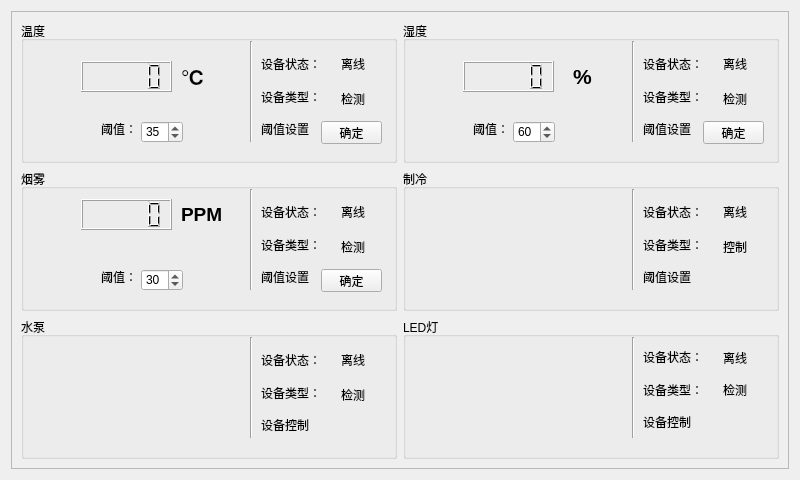
<?xml version="1.0" encoding="UTF-8"?>
<ui version="4.0">
 <class>homeForm</class>
 <widget class="QWidget" name="homeForm">
  <property name="geometry">
   <rect>
    <x>0</x>
    <y>0</y>
    <width>800</width>
    <height>480</height>
   </rect>
  </property>
  <property name="maximumSize">
   <size>
    <width>800</width>
    <height>480</height>
   </size>
  </property>
  <property name="windowTitle">
   <string>Form</string>
  </property>
  <property name="autoFillBackground">
   <bool>true</bool>
  </property>
  <layout class="QGridLayout" name="gridLayout">
   <item row="0" column="1">
    <widget class="QScrollArea" name="scrollArea">
     <property name="minimumSize">
      <size>
       <width>100</width>
       <height>50</height>
      </size>
     </property>
     <property name="widgetResizable">
      <bool>true</bool>
     </property>
     <widget class="QWidget" name="scrollAreaWidgetContents">
      <property name="geometry">
       <rect>
        <x>0</x>
        <y>0</y>
        <width>780</width>
        <height>460</height>
       </rect>
      </property>
      <layout class="QGridLayout" name="gridLayout_2">
       <item row="1" column="0">
        <widget class="QGroupBox" name="groupBox_5">
         <property name="title">
          <string>烟雾</string>
         </property>
         <widget class="Line" name="line_3">
          <property name="geometry">
           <rect>
            <x>220</x>
            <y>20</y>
            <width>20</width>
            <height>101</height>
           </rect>
          </property>
          <property name="orientation">
           <enum>Qt::Vertical</enum>
          </property>
         </widget>
         <widget class="QSpinBox" name="gasspinBox">
          <property name="geometry">
           <rect>
            <x>120</x>
            <y>100</y>
            <width>42</width>
            <height>22</height>
           </rect>
          </property>
          <property name="value">
           <number>30</number>
          </property>
         </widget>
         <widget class="QLabel" name="label_10">
          <property name="geometry">
           <rect>
            <x>80</x>
            <y>100</y>
            <width>31</width>
            <height>16</height>
           </rect>
          </property>
          <property name="text">
           <string>阈值：</string>
          </property>
         </widget>
         <widget class="QLCDNumber" name="gasNumber">
          <property name="geometry">
           <rect>
            <x>60</x>
            <y>30</y>
            <width>91</width>
            <height>31</height>
           </rect>
          </property>
         </widget>
         <widget class="QLabel" name="label_19">
          <property name="geometry">
           <rect>
            <x>160</x>
            <y>30</y>
            <width>51</width>
            <height>31</height>
           </rect>
          </property>
          <property name="text">
           <string>&lt;html&gt;&lt;head/&gt;&lt;body&gt;&lt;p&gt;&lt;span style=&quot; font-size:14pt; font-weight:600;&quot;&gt;PPM&lt;/span&gt;&lt;/p&gt;&lt;/body&gt;&lt;/html&gt;</string>
          </property>
         </widget>
         <widget class="QPushButton" name="gasButton">
          <property name="geometry">
           <rect>
            <x>300</x>
            <y>100</y>
            <width>61</width>
            <height>23</height>
           </rect>
          </property>
          <property name="text">
           <string>确定</string>
          </property>
         </widget>
         <widget class="QLabel" name="label_33">
          <property name="geometry">
           <rect>
            <x>320</x>
            <y>70</y>
            <width>31</width>
            <height>16</height>
           </rect>
          </property>
          <property name="text">
           <string>检测</string>
          </property>
         </widget>
         <widget class="QLabel" name="gasStatelabel">
          <property name="geometry">
           <rect>
            <x>320</x>
            <y>35</y>
            <width>31</width>
            <height>16</height>
           </rect>
          </property>
          <property name="text">
           <string>离线</string>
          </property>
         </widget>
         <widget class="QWidget" name="layoutWidget">
          <property name="geometry">
           <rect>
            <x>240</x>
            <y>30</y>
            <width>62</width>
            <height>91</height>
           </rect>
          </property>
          <layout class="QVBoxLayout" name="verticalLayout_3">
           <item>
            <widget class="QLabel" name="label_12">
             <property name="text">
              <string>设备状态：</string>
             </property>
            </widget>
           </item>
           <item>
            <widget class="QLabel" name="label_11">
             <property name="text">
              <string>设备类型：</string>
             </property>
            </widget>
           </item>
           <item>
            <widget class="QLabel" name="label_9">
             <property name="text">
              <string>阈值设置</string>
             </property>
            </widget>
           </item>
          </layout>
         </widget>
        </widget>
       </item>
       <item row="2" column="1">
        <widget class="QGroupBox" name="groupBox_4">
         <property name="title">
          <string>LED灯</string>
         </property>
         <widget class="Line" name="line_6">
          <property name="geometry">
           <rect>
            <x>220</x>
            <y>20</y>
            <width>20</width>
            <height>101</height>
           </rect>
          </property>
          <property name="orientation">
           <enum>Qt::Vertical</enum>
          </property>
         </widget>
         <widget class="QLabel" name="lamppixlabel">
          <property name="geometry">
           <rect>
            <x>80</x>
            <y>30</y>
            <width>81</width>
            <height>81</height>
           </rect>
          </property>
          <property name="text">
           <string/>
          </property>
         </widget>
         <widget class="QLabel" name="label_39">
          <property name="geometry">
           <rect>
            <x>320</x>
            <y>65</y>
            <width>31</width>
            <height>16</height>
           </rect>
          </property>
          <property name="text">
           <string>检测</string>
          </property>
         </widget>
         <widget class="QLabel" name="lampStatelabel">
          <property name="geometry">
           <rect>
            <x>320</x>
            <y>30</y>
            <width>31</width>
            <height>21</height>
           </rect>
          </property>
          <property name="text">
           <string>离线</string>
          </property>
         </widget>
         <widget class="QWidget" name="layoutWidget">
          <property name="geometry">
           <rect>
            <x>240</x>
            <y>27</y>
            <width>62</width>
            <height>91</height>
           </rect>
          </property>
          <layout class="QVBoxLayout" name="verticalLayout_6">
           <item>
            <widget class="QLabel" name="label_25">
             <property name="text">
              <string>设备状态：</string>
             </property>
            </widget>
           </item>
           <item>
            <widget class="QLabel" name="label_24">
             <property name="text">
              <string>设备类型：</string>
             </property>
            </widget>
           </item>
           <item>
            <widget class="QLabel" name="label_26">
             <property name="text">
              <string>设备控制</string>
             </property>
            </widget>
           </item>
          </layout>
         </widget>
        </widget>
       </item>
       <item row="2" column="0">
        <widget class="QGroupBox" name="groupBox_3">
         <property name="title">
          <string>水泵</string>
         </property>
         <widget class="Line" name="line_5">
          <property name="geometry">
           <rect>
            <x>220</x>
            <y>20</y>
            <width>20</width>
            <height>101</height>
           </rect>
          </property>
          <property name="orientation">
           <enum>Qt::Vertical</enum>
          </property>
         </widget>
         <widget class="QLabel" name="pumppixlabel">
          <property name="geometry">
           <rect>
            <x>80</x>
            <y>40</y>
            <width>81</width>
            <height>81</height>
           </rect>
          </property>
          <property name="text">
           <string/>
          </property>
         </widget>
         <widget class="QLabel" name="label_37">
          <property name="geometry">
           <rect>
            <x>320</x>
            <y>70</y>
            <width>31</width>
            <height>16</height>
           </rect>
          </property>
          <property name="text">
           <string>检测</string>
          </property>
         </widget>
         <widget class="QLabel" name="pumpStatelabel">
          <property name="geometry">
           <rect>
            <x>320</x>
            <y>35</y>
            <width>31</width>
            <height>16</height>
           </rect>
          </property>
          <property name="text">
           <string>离线</string>
          </property>
         </widget>
         <widget class="QWidget" name="layoutWidget">
          <property name="geometry">
           <rect>
            <x>240</x>
            <y>30</y>
            <width>62</width>
            <height>91</height>
           </rect>
          </property>
          <layout class="QVBoxLayout" name="verticalLayout_5">
           <item>
            <widget class="QLabel" name="label_21">
             <property name="text">
              <string>设备状态：</string>
             </property>
            </widget>
           </item>
           <item>
            <widget class="QLabel" name="label_22">
             <property name="text">
              <string>设备类型：</string>
             </property>
            </widget>
           </item>
           <item>
            <widget class="QLabel" name="label_23">
             <property name="text">
              <string>设备控制</string>
             </property>
            </widget>
           </item>
          </layout>
         </widget>
         <widget class="QLabel" name="pumpvaluelabel">
          <property name="geometry">
           <rect>
            <x>180</x>
            <y>60</y>
            <width>41</width>
            <height>21</height>
           </rect>
          </property>
          <property name="text">
           <string/>
          </property>
         </widget>
        </widget>
       </item>
       <item row="0" column="0">
        <widget class="QGroupBox" name="groupBox">
         <property name="title">
          <string>温度</string>
         </property>
         <widget class="Line" name="line">
          <property name="geometry">
           <rect>
            <x>220</x>
            <y>20</y>
            <width>20</width>
            <height>101</height>
           </rect>
          </property>
          <property name="orientation">
           <enum>Qt::Vertical</enum>
          </property>
         </widget>
         <widget class="QLCDNumber" name="tempNumber">
          <property name="geometry">
           <rect>
            <x>60</x>
            <y>40</y>
            <width>91</width>
            <height>31</height>
           </rect>
          </property>
         </widget>
         <widget class="QSpinBox" name="tempspinBox">
          <property name="geometry">
           <rect>
            <x>120</x>
            <y>100</y>
            <width>42</width>
            <height>22</height>
           </rect>
          </property>
          <property name="value">
           <number>35</number>
          </property>
         </widget>
         <widget class="QLabel" name="label_4">
          <property name="geometry">
           <rect>
            <x>80</x>
            <y>100</y>
            <width>31</width>
            <height>16</height>
           </rect>
          </property>
          <property name="text">
           <string>阈值：</string>
          </property>
         </widget>
         <widget class="QLabel" name="label_17">
          <property name="geometry">
           <rect>
            <x>160</x>
            <y>40</y>
            <width>51</width>
            <height>31</height>
           </rect>
          </property>
          <property name="text">
           <string>&lt;html&gt;&lt;head/&gt;&lt;body&gt;&lt;p&gt;&lt;span style=&quot; font-size:16pt; font-weight:600;&quot;&gt;℃&lt;/span&gt;&lt;/p&gt;&lt;/body&gt;&lt;/html&gt;</string>
          </property>
         </widget>
         <widget class="QPushButton" name="tempButton">
          <property name="geometry">
           <rect>
            <x>300</x>
            <y>100</y>
            <width>61</width>
            <height>23</height>
           </rect>
          </property>
          <property name="text">
           <string>确定</string>
          </property>
         </widget>
         <widget class="QWidget" name="layoutWidget">
          <property name="geometry">
           <rect>
            <x>240</x>
            <y>30</y>
            <width>62</width>
            <height>91</height>
           </rect>
          </property>
          <layout class="QVBoxLayout" name="verticalLayout">
           <item>
            <widget class="QLabel" name="label">
             <property name="text">
              <string>设备状态：</string>
             </property>
            </widget>
           </item>
           <item>
            <widget class="QLabel" name="label_2">
             <property name="text">
              <string>设备类型：</string>
             </property>
            </widget>
           </item>
           <item>
            <widget class="QLabel" name="label_3">
             <property name="text">
              <string>阈值设置</string>
             </property>
            </widget>
           </item>
          </layout>
         </widget>
         <widget class="QLabel" name="tempStatelabel">
          <property name="geometry">
           <rect>
            <x>320</x>
            <y>35</y>
            <width>31</width>
            <height>16</height>
           </rect>
          </property>
          <property name="text">
           <string>离线</string>
          </property>
         </widget>
         <widget class="QLabel" name="label_30">
          <property name="geometry">
           <rect>
            <x>320</x>
            <y>70</y>
            <width>31</width>
            <height>16</height>
           </rect>
          </property>
          <property name="text">
           <string>检测</string>
          </property>
         </widget>
        </widget>
       </item>
       <item row="1" column="1">
        <widget class="QGroupBox" name="groupBox_6">
         <property name="title">
          <string>制冷</string>
         </property>
         <widget class="Line" name="line_4">
          <property name="geometry">
           <rect>
            <x>220</x>
            <y>20</y>
            <width>20</width>
            <height>101</height>
           </rect>
          </property>
          <property name="orientation">
           <enum>Qt::Vertical</enum>
          </property>
         </widget>
         <widget class="QLabel" name="label_35">
          <property name="geometry">
           <rect>
            <x>320</x>
            <y>70</y>
            <width>31</width>
            <height>16</height>
           </rect>
          </property>
          <property name="text">
           <string>控制</string>
          </property>
         </widget>
         <widget class="QLabel" name="coldStatelabel">
          <property name="geometry">
           <rect>
            <x>320</x>
            <y>35</y>
            <width>31</width>
            <height>16</height>
           </rect>
          </property>
          <property name="text">
           <string>离线</string>
          </property>
         </widget>
         <widget class="QWidget" name="layoutWidget">
          <property name="geometry">
           <rect>
            <x>240</x>
            <y>30</y>
            <width>62</width>
            <height>91</height>
           </rect>
          </property>
          <layout class="QVBoxLayout" name="verticalLayout_4">
           <item>
            <widget class="QLabel" name="label_16">
             <property name="text">
              <string>设备状态：</string>
             </property>
            </widget>
           </item>
           <item>
            <widget class="QLabel" name="label_15">
             <property name="text">
              <string>设备类型：</string>
             </property>
            </widget>
           </item>
           <item>
            <widget class="QLabel" name="label_13">
             <property name="text">
              <string>阈值设置</string>
             </property>
            </widget>
           </item>
          </layout>
         </widget>
         <widget class="QLabel" name="coldvaluelabel">
          <property name="geometry">
           <rect>
            <x>170</x>
            <y>70</y>
            <width>41</width>
            <height>21</height>
           </rect>
          </property>
          <property name="text">
           <string/>
          </property>
         </widget>
         <widget class="QLabel" name="coldpixlabel">
          <property name="geometry">
           <rect>
            <x>70</x>
            <y>40</y>
            <width>81</width>
            <height>81</height>
           </rect>
          </property>
          <property name="text">
           <string/>
          </property>
         </widget>
        </widget>
       </item>
       <item row="0" column="1">
        <widget class="QGroupBox" name="groupBox_2">
         <property name="title">
          <string>湿度</string>
         </property>
         <widget class="Line" name="line_2">
          <property name="geometry">
           <rect>
            <x>220</x>
            <y>20</y>
            <width>20</width>
            <height>101</height>
           </rect>
          </property>
          <property name="orientation">
           <enum>Qt::Vertical</enum>
          </property>
         </widget>
         <widget class="QSpinBox" name="humispinBox">
          <property name="geometry">
           <rect>
            <x>110</x>
            <y>100</y>
            <width>42</width>
            <height>22</height>
           </rect>
          </property>
          <property name="value">
           <number>60</number>
          </property>
         </widget>
         <widget class="QLabel" name="label_6">
          <property name="geometry">
           <rect>
            <x>70</x>
            <y>100</y>
            <width>31</width>
            <height>16</height>
           </rect>
          </property>
          <property name="text">
           <string>阈值：</string>
          </property>
         </widget>
         <widget class="QLCDNumber" name="humiNumber">
          <property name="geometry">
           <rect>
            <x>60</x>
            <y>40</y>
            <width>91</width>
            <height>31</height>
           </rect>
          </property>
         </widget>
         <widget class="QLabel" name="label_18">
          <property name="geometry">
           <rect>
            <x>170</x>
            <y>40</y>
            <width>51</width>
            <height>31</height>
           </rect>
          </property>
          <property name="text">
           <string>&lt;html&gt;&lt;head/&gt;&lt;body&gt;&lt;p&gt;&lt;span style=&quot; font-size:16pt; font-weight:600;&quot;&gt;%&lt;/span&gt;&lt;/p&gt;&lt;/body&gt;&lt;/html&gt;</string>
          </property>
         </widget>
         <widget class="QPushButton" name="humiButton">
          <property name="geometry">
           <rect>
            <x>300</x>
            <y>100</y>
            <width>61</width>
            <height>23</height>
           </rect>
          </property>
          <property name="text">
           <string>确定</string>
          </property>
         </widget>
         <widget class="QLabel" name="label_31">
          <property name="geometry">
           <rect>
            <x>320</x>
            <y>70</y>
            <width>31</width>
            <height>16</height>
           </rect>
          </property>
          <property name="text">
           <string>检测</string>
          </property>
         </widget>
         <widget class="QLabel" name="humiStatelabel">
          <property name="geometry">
           <rect>
            <x>320</x>
            <y>35</y>
            <width>35</width>
            <height>16</height>
           </rect>
          </property>
          <property name="text">
           <string>离线</string>
          </property>
         </widget>
         <widget class="QWidget" name="layoutWidget">
          <property name="geometry">
           <rect>
            <x>240</x>
            <y>30</y>
            <width>62</width>
            <height>91</height>
           </rect>
          </property>
          <layout class="QVBoxLayout" name="verticalLayout_2">
           <item>
            <widget class="QLabel" name="label_8">
             <property name="text">
              <string>设备状态：</string>
             </property>
            </widget>
           </item>
           <item>
            <widget class="QLabel" name="label_7">
             <property name="text">
              <string>设备类型：</string>
             </property>
            </widget>
           </item>
           <item>
            <widget class="QLabel" name="label_5">
             <property name="text">
              <string>阈值设置</string>
             </property>
            </widget>
           </item>
          </layout>
         </widget>
        </widget>
       </item>
      </layout>
     </widget>
    </widget>
   </item>
  </layout>
 </widget>
 <resources/>
 <connections/>
</ui>
